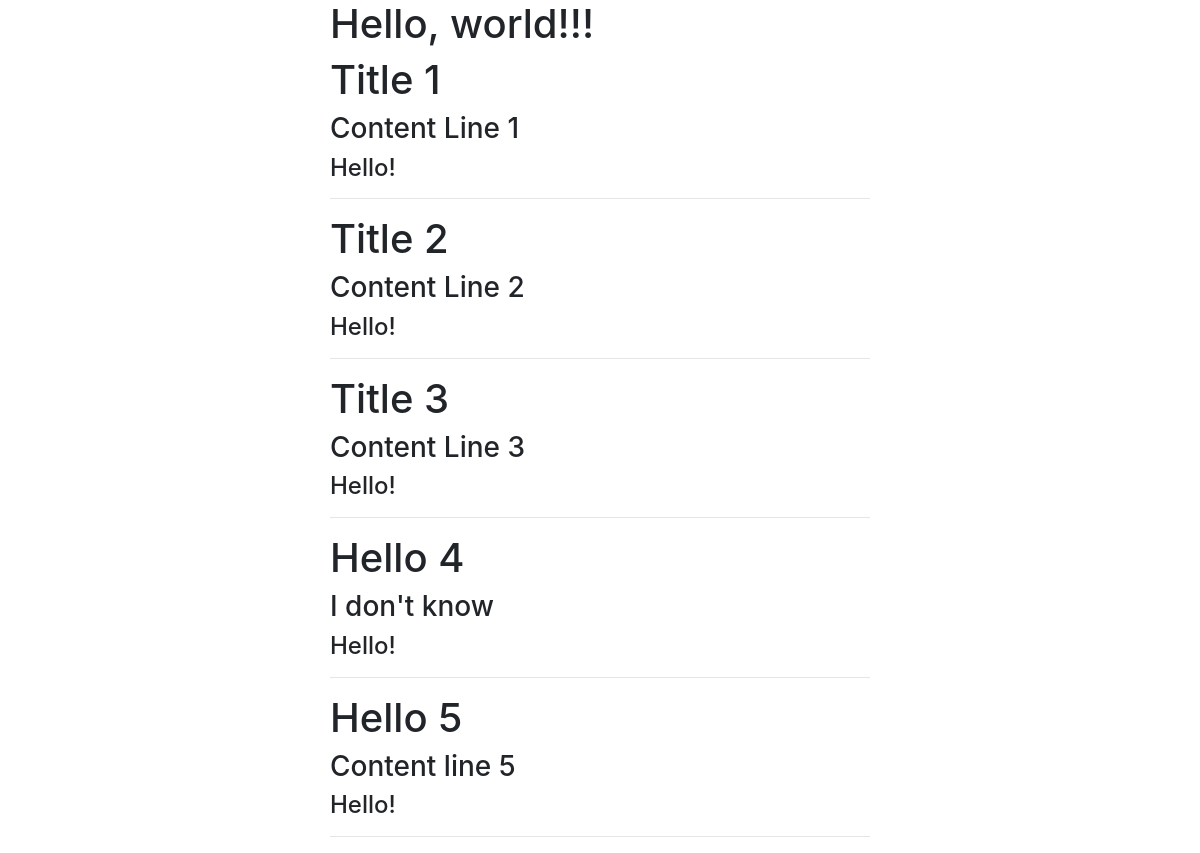
/blog/, run on an earlier commit of the app's database.
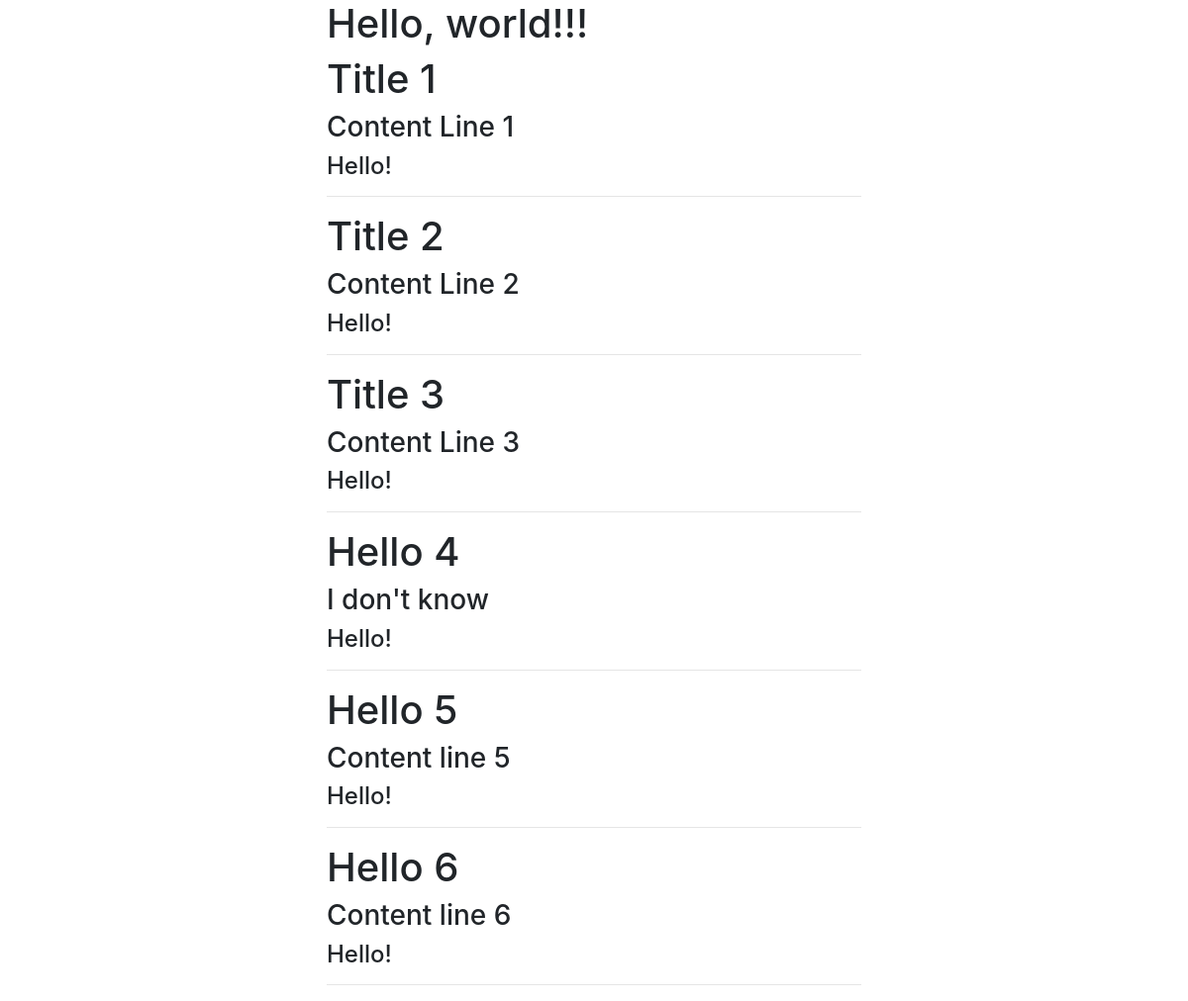
And on a later commit of the database.
### blog/models.py (models this page shows)
class BlogPost(models.Model):
    title   = models.CharField(max_length=120)
    slug    = models.SlugField(unique=True) # hello world = hello-world in this url we want.
    content = models.TextField(null=True, blank=True)

### blog/views.py (the view)
# urls.py: path('', blogpost_list),
def blogpost_list(request):
    query = BlogPost.objects.all()
    template_name = "blog/list.html"
    context = {"object_list": query}
    return render(request, template_name, context)

### blog/templates/blog/list.html
{% extends "index.html" %}
{% block content %}
    {% for i in object_list %}
        <h1> {{i.title}} </h1>
        <h3> {{i.content}} </h3>
        <h4>Hello!</h4>
        <hr>
    {% endfor%}
{% endblock %}

What changed in the data, as far as the page shows it:
added BlogPost: title "Hello 6", content "Content line 6"
